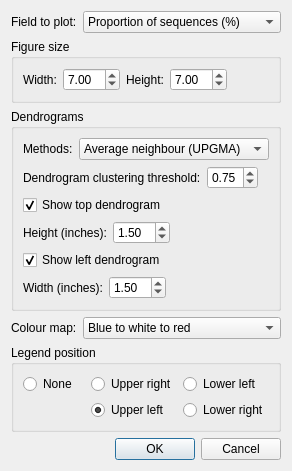
<?xml version="1.0" encoding="UTF-8"?>
<ui version="4.0">
 <class>HeatmapPlotDialog</class>
 <widget class="QDialog" name="HeatmapPlotDialog">
  <property name="geometry">
   <rect>
    <x>0</x>
    <y>0</y>
    <width>260</width>
    <height>432</height>
   </rect>
  </property>
  <property name="sizePolicy">
   <sizepolicy hsizetype="Fixed" vsizetype="Fixed">
    <horstretch>0</horstretch>
    <verstretch>0</verstretch>
   </sizepolicy>
  </property>
  <property name="windowTitle">
   <string>PCA plot</string>
  </property>
  <property name="windowIcon">
   <iconset>
    <normaloff>../../../../../icons/programIcon.png</normaloff>../../../../../icons/programIcon.png</iconset>
  </property>
  <layout class="QVBoxLayout" name="verticalLayout_3">
   <item>
    <layout class="QHBoxLayout" name="horizontalLayout_6">
     <item>
      <widget class="QLabel" name="label">
       <property name="text">
        <string>Field to plot:</string>
       </property>
      </widget>
     </item>
     <item>
      <widget class="QComboBox" name="cboFieldToPlot">
       <property name="sizePolicy">
        <sizepolicy hsizetype="Preferred" vsizetype="Fixed">
         <horstretch>1</horstretch>
         <verstretch>0</verstretch>
        </sizepolicy>
       </property>
       <property name="currentIndex">
        <number>1</number>
       </property>
       <item>
        <property name="text">
         <string>Number of sequences</string>
        </property>
       </item>
       <item>
        <property name="text">
         <string>Proportion of sequences (%)</string>
        </property>
       </item>
      </widget>
     </item>
    </layout>
   </item>
   <item>
    <widget class="QGroupBox" name="groupBox_3">
     <property name="title">
      <string>Figure size</string>
     </property>
     <layout class="QVBoxLayout" name="verticalLayout">
      <item>
       <layout class="QHBoxLayout" name="horizontalLayout">
        <item>
         <widget class="QLabel" name="lblFigureWidth">
          <property name="text">
           <string>Width:</string>
          </property>
         </widget>
        </item>
        <item>
         <widget class="QDoubleSpinBox" name="spinFigWidth">
          <property name="sizePolicy">
           <sizepolicy hsizetype="Minimum" vsizetype="Fixed">
            <horstretch>0</horstretch>
            <verstretch>0</verstretch>
           </sizepolicy>
          </property>
          <property name="decimals">
           <number>2</number>
          </property>
          <property name="minimum">
           <double>0.500000000000000</double>
          </property>
          <property name="maximum">
           <double>30.000000000000000</double>
          </property>
          <property name="singleStep">
           <double>0.100000000000000</double>
          </property>
          <property name="value">
           <double>7.000000000000000</double>
          </property>
         </widget>
        </item>
        <item>
         <widget class="QLabel" name="lblFigureHeight">
          <property name="text">
           <string>Height:</string>
          </property>
         </widget>
        </item>
        <item>
         <widget class="QDoubleSpinBox" name="spinFigHeight">
          <property name="enabled">
           <bool>true</bool>
          </property>
          <property name="sizePolicy">
           <sizepolicy hsizetype="Minimum" vsizetype="Fixed">
            <horstretch>0</horstretch>
            <verstretch>0</verstretch>
           </sizepolicy>
          </property>
          <property name="decimals">
           <number>2</number>
          </property>
          <property name="minimum">
           <double>0.500000000000000</double>
          </property>
          <property name="maximum">
           <double>30.000000000000000</double>
          </property>
          <property name="singleStep">
           <double>0.100000000000000</double>
          </property>
          <property name="value">
           <double>7.000000000000000</double>
          </property>
         </widget>
        </item>
        <item>
         <spacer name="horizontalSpacer_2">
          <property name="orientation">
           <enum>Qt::Horizontal</enum>
          </property>
          <property name="sizeHint" stdset="0">
           <size>
            <width>10</width>
            <height>20</height>
           </size>
          </property>
         </spacer>
        </item>
       </layout>
      </item>
     </layout>
    </widget>
   </item>
   <item>
    <widget class="QGroupBox" name="groupBox">
     <property name="title">
      <string>Dendrograms</string>
     </property>
     <layout class="QVBoxLayout" name="verticalLayout_2">
      <item>
       <layout class="QHBoxLayout" name="horizontalLayout_5" stretch="0,0">
        <item>
         <widget class="QLabel" name="lblDendrogramMethod">
          <property name="text">
           <string>Methods:</string>
          </property>
         </widget>
        </item>
        <item>
         <widget class="QComboBox" name="cboDendrogramMethod">
          <property name="sizePolicy">
           <sizepolicy hsizetype="Preferred" vsizetype="Fixed">
            <horstretch>1</horstretch>
            <verstretch>0</verstretch>
           </sizepolicy>
          </property>
          <item>
           <property name="text">
            <string>Average neighbour (UPGMA)</string>
           </property>
          </item>
          <item>
           <property name="text">
            <string>Centroid</string>
           </property>
          </item>
          <item>
           <property name="text">
            <string>Furthest neighbour</string>
           </property>
          </item>
          <item>
           <property name="text">
            <string>Nearest neighbour</string>
           </property>
          </item>
          <item>
           <property name="text">
            <string>Ward</string>
           </property>
          </item>
         </widget>
        </item>
       </layout>
      </item>
      <item>
       <layout class="QHBoxLayout" name="horizontalLayout_2">
        <item>
         <widget class="QLabel" name="lblClusteringThreshold">
          <property name="text">
           <string>Dendrogram clustering threshold:</string>
          </property>
         </widget>
        </item>
        <item>
         <widget class="QDoubleSpinBox" name="spinClusteringThreshold">
          <property name="sizePolicy">
           <sizepolicy hsizetype="Minimum" vsizetype="Fixed">
            <horstretch>0</horstretch>
            <verstretch>0</verstretch>
           </sizepolicy>
          </property>
          <property name="decimals">
           <number>2</number>
          </property>
          <property name="minimum">
           <double>0.000000000000000</double>
          </property>
          <property name="maximum">
           <double>1.000000000000000</double>
          </property>
          <property name="singleStep">
           <double>0.050000000000000</double>
          </property>
          <property name="value">
           <double>0.750000000000000</double>
          </property>
         </widget>
        </item>
        <item>
         <spacer name="horizontalSpacer">
          <property name="orientation">
           <enum>Qt::Horizontal</enum>
          </property>
          <property name="sizeHint" stdset="0">
           <size>
            <width>5</width>
            <height>20</height>
           </size>
          </property>
         </spacer>
        </item>
       </layout>
      </item>
      <item>
       <widget class="QCheckBox" name="chkShowTopDendrogram">
        <property name="enabled">
         <bool>true</bool>
        </property>
        <property name="layoutDirection">
         <enum>Qt::LeftToRight</enum>
        </property>
        <property name="text">
         <string>Show top dendrogram</string>
        </property>
        <property name="checked">
         <bool>true</bool>
        </property>
       </widget>
      </item>
      <item>
       <layout class="QHBoxLayout" name="horizontalLayout_8">
        <item>
         <widget class="QLabel" name="lblTopDendrogramHeight">
          <property name="text">
           <string>Height (inches):</string>
          </property>
         </widget>
        </item>
        <item>
         <widget class="QDoubleSpinBox" name="spinDendrogramHeight">
          <property name="sizePolicy">
           <sizepolicy hsizetype="Minimum" vsizetype="Fixed">
            <horstretch>0</horstretch>
            <verstretch>0</verstretch>
           </sizepolicy>
          </property>
          <property name="decimals">
           <number>2</number>
          </property>
          <property name="minimum">
           <double>0.000000000000000</double>
          </property>
          <property name="maximum">
           <double>50.000000000000000</double>
          </property>
          <property name="singleStep">
           <double>0.050000000000000</double>
          </property>
          <property name="value">
           <double>1.500000000000000</double>
          </property>
         </widget>
        </item>
        <item>
         <spacer name="horizontalSpacer_4">
          <property name="orientation">
           <enum>Qt::Horizontal</enum>
          </property>
          <property name="sizeHint" stdset="0">
           <size>
            <width>10</width>
            <height>20</height>
           </size>
          </property>
         </spacer>
        </item>
       </layout>
      </item>
      <item>
       <widget class="QCheckBox" name="chkShowLeftDendrogram">
        <property name="layoutDirection">
         <enum>Qt::LeftToRight</enum>
        </property>
        <property name="text">
         <string>Show left dendrogram</string>
        </property>
        <property name="checked">
         <bool>true</bool>
        </property>
       </widget>
      </item>
      <item>
       <layout class="QHBoxLayout" name="horizontalLayout_9">
        <item>
         <widget class="QLabel" name="lblDendrogramWidth">
          <property name="text">
           <string>Width (inches):</string>
          </property>
         </widget>
        </item>
        <item>
         <widget class="QDoubleSpinBox" name="spinDendrogramWidth">
          <property name="sizePolicy">
           <sizepolicy hsizetype="Minimum" vsizetype="Fixed">
            <horstretch>0</horstretch>
            <verstretch>0</verstretch>
           </sizepolicy>
          </property>
          <property name="decimals">
           <number>2</number>
          </property>
          <property name="minimum">
           <double>0.000000000000000</double>
          </property>
          <property name="maximum">
           <double>50.000000000000000</double>
          </property>
          <property name="singleStep">
           <double>0.050000000000000</double>
          </property>
          <property name="value">
           <double>1.500000000000000</double>
          </property>
         </widget>
        </item>
        <item>
         <spacer name="horizontalSpacer_5">
          <property name="orientation">
           <enum>Qt::Horizontal</enum>
          </property>
          <property name="sizeHint" stdset="0">
           <size>
            <width>10</width>
            <height>20</height>
           </size>
          </property>
         </spacer>
        </item>
       </layout>
      </item>
     </layout>
    </widget>
   </item>
   <item>
    <layout class="QHBoxLayout" name="horizontalLayout_7">
     <item>
      <widget class="QLabel" name="label_2">
       <property name="text">
        <string>Colour map:</string>
       </property>
      </widget>
     </item>
     <item>
      <widget class="QComboBox" name="cboColourMap">
       <property name="sizePolicy">
        <sizepolicy hsizetype="Preferred" vsizetype="Fixed">
         <horstretch>1</horstretch>
         <verstretch>0</verstretch>
        </sizepolicy>
       </property>
       <property name="currentIndex">
        <number>2</number>
       </property>
       <item>
        <property name="text">
         <string>Blues</string>
        </property>
       </item>
       <item>
        <property name="text">
         <string>Blue to red to green</string>
        </property>
       </item>
       <item>
        <property name="text">
         <string>Blue to white to red</string>
        </property>
       </item>
       <item>
        <property name="text">
         <string>Cool to warm</string>
        </property>
       </item>
       <item>
        <property name="text">
         <string>Grayscale</string>
        </property>
       </item>
       <item>
        <property name="text">
         <string>Jet</string>
        </property>
       </item>
       <item>
        <property name="text">
         <string>Orange to red</string>
        </property>
       </item>
       <item>
        <property name="text">
         <string>Paired</string>
        </property>
       </item>
       <item>
        <property name="text">
         <string>Purple to green</string>
        </property>
       </item>
       <item>
        <property name="text">
         <string>Reds</string>
        </property>
       </item>
       <item>
        <property name="text">
         <string>Red to blue</string>
        </property>
       </item>
       <item>
        <property name="text">
         <string>Spectral</string>
        </property>
       </item>
       <item>
        <property name="text">
         <string>Yellow to orange to red</string>
        </property>
       </item>
      </widget>
     </item>
    </layout>
   </item>
   <item>
    <layout class="QHBoxLayout" name="horizontalLayout_4">
     <item>
      <widget class="QGroupBox" name="groupBox_6">
       <property name="title">
        <string>Legend position</string>
       </property>
       <layout class="QGridLayout" name="gridLayout">
        <item row="0" column="0">
         <widget class="QRadioButton" name="radioLegendPosNone">
          <property name="text">
           <string>None</string>
          </property>
         </widget>
        </item>
        <item row="0" column="2">
         <widget class="QRadioButton" name="radioLegendPosLowerLeft">
          <property name="text">
           <string>Lower left</string>
          </property>
         </widget>
        </item>
        <item row="1" column="2">
         <widget class="QRadioButton" name="radioLegendPosLowerRight">
          <property name="text">
           <string>Lower right</string>
          </property>
         </widget>
        </item>
        <item row="0" column="1">
         <widget class="QRadioButton" name="radioLegendPosUpperRight">
          <property name="text">
           <string>Upper right</string>
          </property>
         </widget>
        </item>
        <item row="1" column="1">
         <widget class="QRadioButton" name="radioLegendPosUpperLeft">
          <property name="text">
           <string>Upper left</string>
          </property>
          <property name="checked">
           <bool>true</bool>
          </property>
         </widget>
        </item>
       </layout>
      </widget>
     </item>
    </layout>
   </item>
   <item>
    <layout class="QHBoxLayout" name="horizontalLayout_3">
     <item>
      <spacer name="horizontalSpacer_3">
       <property name="orientation">
        <enum>Qt::Horizontal</enum>
       </property>
       <property name="sizeHint" stdset="0">
        <size>
         <width>40</width>
         <height>20</height>
        </size>
       </property>
      </spacer>
     </item>
     <item>
      <widget class="QDialogButtonBox" name="buttonBox">
       <property name="orientation">
        <enum>Qt::Horizontal</enum>
       </property>
       <property name="standardButtons">
        <set>QDialogButtonBox::Cancel|QDialogButtonBox::Ok</set>
       </property>
       <property name="centerButtons">
        <bool>false</bool>
       </property>
      </widget>
     </item>
    </layout>
   </item>
  </layout>
 </widget>
 <resources/>
 <connections>
  <connection>
   <sender>buttonBox</sender>
   <signal>accepted()</signal>
   <receiver>HeatmapPlotDialog</receiver>
   <slot>accept()</slot>
   <hints>
    <hint type="sourcelabel">
     <x>267</x>
     <y>144</y>
    </hint>
    <hint type="destinationlabel">
     <x>157</x>
     <y>154</y>
    </hint>
   </hints>
  </connection>
  <connection>
   <sender>buttonBox</sender>
   <signal>rejected()</signal>
   <receiver>HeatmapPlotDialog</receiver>
   <slot>reject()</slot>
   <hints>
    <hint type="sourcelabel">
     <x>267</x>
     <y>144</y>
    </hint>
    <hint type="destinationlabel">
     <x>277</x>
     <y>154</y>
    </hint>
   </hints>
  </connection>
 </connections>
 <designerdata>
  <property name="gridDeltaX">
   <number>10</number>
  </property>
  <property name="gridDeltaY">
   <number>10</number>
  </property>
  <property name="gridSnapX">
   <bool>true</bool>
  </property>
  <property name="gridSnapY">
   <bool>true</bool>
  </property>
  <property name="gridVisible">
   <bool>true</bool>
  </property>
 </designerdata>
</ui>
